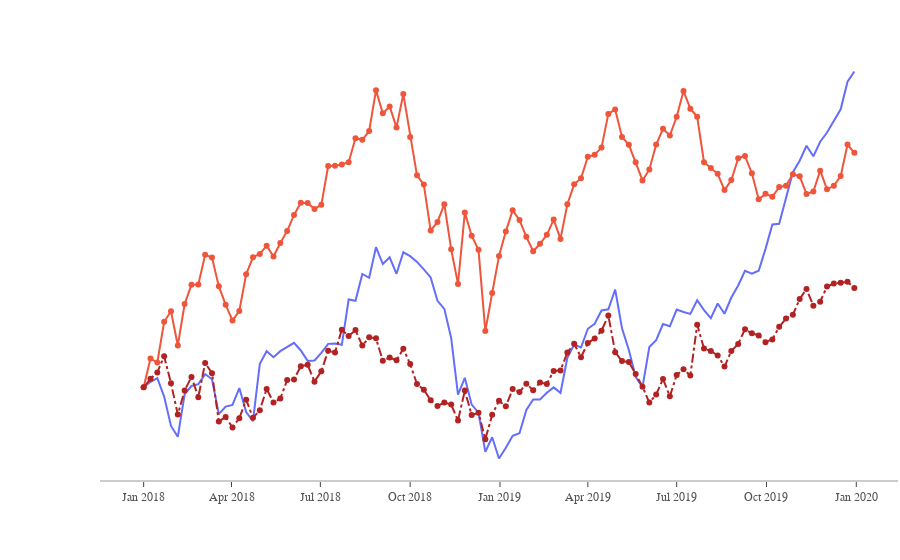

Notebook source saved alongside this figure:
### Code cell
fig = go.Figure()
fig.add_trace(go.Scatter(x=df_stocks.date, y=df_stocks.AAPL,
                         mode='lines', name='Apple'))
fig.add_trace(go.Scatter(x=df_stocks.date, y=df_stocks.AMZN,
                         mode='lines+markers', name='Amazon'))
fig.add_trace(go.Scatter(x=df_stocks.date, y=df_stocks.GOOG,
                         mode='lines+markers', name='Google',
                         line=dict(color='firebrick',width=2,
                                   dash='dashdot')))
fig.update_layout(
    xaxis=dict(showline=True, showgrid=False, showticklabels=True,
               linecolor='rgb(204,204,204)', linewidth=2, ticks='outside',
               tickfont=dict(family='Arial', size=12, color='rgb(82,82,82)')
               ),
               yaxis=dict(showgrid=False, zeroline=False, showline=False,
                          showticklabels=False                   
               ),
               autosize=False,
               margin=dict(
                   autoexpand=False,l=100, r=2, t=50),
                           showlegend=True, plot_bgcolor='white'
        )
